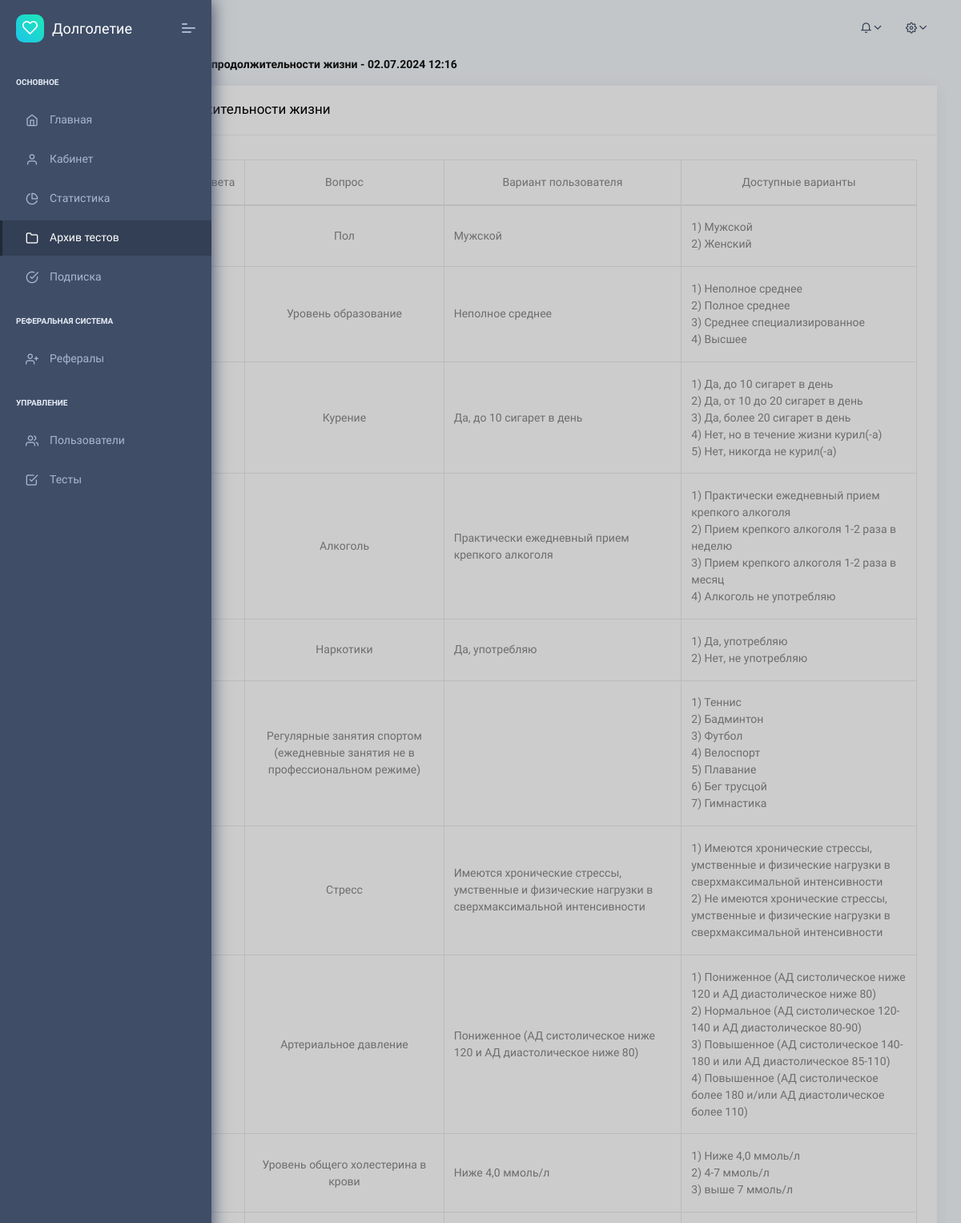
Page /app/quiz/21 (signed in, upper part) on the committed database.
### app/models/user_quiz.py (models this page shows, shortened)
class UserQuiz(BaseModel):
    quiz = models.ForeignKey(Quiz, on_delete=models.SET_NULL, null=True, blank=True, related_name='user_quizzes')
    user = models.ForeignKey(User, on_delete=models.CASCADE, null=True, blank=True, related_name='user_quizzes')
    full_name = models.CharField(max_length=120)
    email = models.EmailField(null=True, blank=True)
    current_age = models.IntegerField(default=0, null=True, blank=True)
    weight = models.IntegerField(default=0, null=True, blank=True)
    height = models.IntegerField(default=0, null=True, blank=True)
    location = models.ForeignKey(
        Location, on_delete=models.SET_NULL, null=True, blank=True, related_name='user_quizzes'
    )
    accuracy = models.DecimalField(max_digits=5, decimal_places=2, default=0, verbose_name='Точность')
    duration = models.DecimalField(max_digits=4, decimal_places=2, default=0, verbose_name='Продолжительность')
    class Meta:
        verbose_name = 'Тест пользователя'
        verbose_name_plural = 'Тесты пользователя'

### app/models/quiz.py (models this page shows, shortened)
class Quiz(BaseModel):
    name = models.CharField(max_length=256)
    class Meta:
        verbose_name = 'Опросник'
        verbose_name_plural = 'Опросники'

class Question(BaseModel):
    class DisplayTypeChoices(models.TextChoices):
        SELECT = 'select', 'Выпадающий список'
        SWITCH = 'switch', 'Переключатель'
    text = models.TextField(verbose_name='Текст')
    quiz = models.ForeignKey(Quiz, on_delete=models.CASCADE, related_name='questions')
    is_required = models.BooleanField(default=False, verbose_name='Обязательное поле')
    is_multiple = models.BooleanField(default=False, verbose_name='Несколько вариантов')
    is_recommendation = models.BooleanField(default=False, verbose_name='Есть ли рекомендация')
    recommendation = models.TextField(null=True, blank=True, verbose_name='Рекомендация')
    display_type = models.CharField(
        max_length=128, choices=DisplayTypeChoices.choices, default=DisplayTypeChoices.SELECT,
        verbose_name='Как показать'
    )
    class Meta:
        verbose_name = 'Вопрос'
        verbose_name_plural = 'Вопросы'

class Answer(BaseModel):
    text = models.TextField()
    question = models.ForeignKey(Question, on_delete=models.CASCADE, related_name='answers')
    duration = models.DecimalField(max_digits=4, decimal_places=2, default=0)
    class Meta:
        verbose_name = 'Вариант'
        verbose_name_plural = 'Варианты'

### app/views/user_quiz.py (the view)
# urls.py: path('quiz/<int:user_quiz_id>', views.quiz_detail, name='quiz_detail'),
@login_required
def quiz_detail(request, user_quiz_id):
    user_quiz = get_object_or_404(UserQuiz, pk=user_quiz_id)
    user_questions_and_answers = {}
    user_answers = user_quiz.user_answers.all()
    user_questions = user_answers.values_list('question_id', flat=True)
    for q in user_questions:
        user_questions_and_answers[q] = user_answers.filter(question_id=q).values_list('answers__text', flat=True)
    quiz = user_quiz.quiz
    quiz_questions = quiz.questions.all()
    data = calculate_life_expectancy(user_quiz)
    return render(request, 'app/user_quiz/detail.html', {
        'user_quiz': user_quiz,
        'user_questions_and_answers': user_questions_and_answers,
        'quiz_questions': quiz_questions,
        'data': data
    })

### app/service/user_quiz.py (called while the page is built)
def _calculate_bmi_duration(weight: int, height: int) -> float:
    height /= 100
    BMI = weight / (height * height)
    BMI = round(BMI, 2)
    if BMI < 25:
        BMI_duration = 0
    elif 25 <= BMI < 30:
        BMI_duration = -2.4
    elif 30 <= BMI < 35:
        BMI_duration = -5.9
    elif 35 <= BMI < 40:
        BMI_duration = -7.8
    else:
        BMI_duration = -9.5
    return BMI_duration

def _generate_random_number(start: float, end: float, step: float) -> float:
    start = Decimal(start)
    end = Decimal(end)
    step = Decimal(step)
    steps = int((end - start) / step)
    random_step = random.randint(0, steps)
    random_number = start + random_step * step
    return float(random_number)

### app/templatetags/general.py (called while the page is built)
@register.filter(name='get_value_for_key')
def get_value_for_key(data, key, default_value=''):
    value = data.get(key, default_value)
    return value

### app/templates/app/user_quiz/detail.html (shortened to what this page needs)
{% extends 'base.html' %}
{% load general %}
{% block name %}
    {{ user_quiz.quiz.name }}
{% endblock %}
{% block breadcrumb %}
    <ul class="breadcrumb">
        <li class="breadcrumb-item">
            <a href="">
            </a>
        </li>
        <li class="breadcrumb-item">
            <a href="{% url 'app:quiz_list' %}">Тесты</a>
        </li>
        <li class="breadcrumb-item">
            <a href="{% url 'app:quiz_list' %}">{{ user_quiz.quiz.name }}
                - {{ user_quiz.created_at|date:'d.m.Y H:i' }}</a>
        </li>
    </ul>
{% endblock %}
{% block content %}
    <table class="table table-responsive-md table-bordered text-center">
        <thead>
        <tr>
            <td>№</td>
            <td>Наличие ответа</td>
            <td>Вопрос</td>
            <td>Вариант пользователя</td>
            <td>Доступные варианты</td>
        </tr>
        </thead>
        <tbody>
        {% for question in quiz_questions %}
            <tr>
                <td class="align-middle">{{ forloop.counter }}</td>
                <td class="align-middle">
                </td>
                <td class="align-middle" style="white-space: normal">{{ question.text }}</td>
                <td class="align-middle text-left" style="white-space: normal">
                    {% if question.id in user_questions_and_answers %}
                        {% for answer in user_questions_and_answers|get_value_for_key:question.id %}
                            {{ answer }}<br>
                        {% endfor %}
                    {% endif %}
                </td>
                <td class="align-middle text-left" style="white-space: normal">
                    <div>
                        {% for answer in question.answers.all %}
                            {{ forloop.counter }}) {{ answer.text }}<br>
                        {% endfor %}
                    </div>
                </td>
            </tr>
        {% endfor %}
        </tbody>
    </table>
{% endblock %}

### rows in the picture
UserQuiz: quiz.name "Расчет продолжительности жизни", created_at "02.07.2024 12:16"
Question: text "Пол", user_questions_and_answers "Мужской"
Answer: text "Мужской"
Answer: text "Женский"
Question: text "Уровень образование", user_questions_and_answers "Неполное среднее"
Answer: text "Неполное среднее"
Answer: text "Полное среднее"
Answer: text "Среднее специализированное"
Answer: text "Высшее"
Question: text "Курение", user_questions_and_answers "Да, до 10 сигарет в день"
Answer: text "Да, до 10 сигарет в день"
Answer: text "Да, от 10 до 20 сигарет в день"
Answer: text "Да, более 20 сигарет в день"
Answer: text "Нет, но в течение жизни курил(-а)"
Answer: text "Нет, никогда не курил(-а)"
Question: text "Алкоголь", user_questions_and_answers "Практически ежедневный прием крепкого алкоголя"
Answer: text "Практически ежедневный прием крепкого алкоголя"
Answer: text "Прием крепкого алкоголя 1-2 раза в неделю"
Answer: text "Прием крепкого алкоголя 1-2 раза в месяц"
Answer: text "Алкоголь не употребляю"
Question: text "Наркотики", user_questions_and_answers "Да, употребляю"
Answer: text "Да, употребляю"
Answer: text "Нет, не употребляю"
Question: text "Регулярные занятия спортом (ежедневные занятия не в профессиональном режиме)"
Answer: text "Теннис"
Answer: text "Бадминтон"
Answer: text "Футбол"
Answer: text "Велоспорт"
Answer: text "Плавание"
Answer: text "Бег трусцой"
Answer: text "Гимнастика"
Question: text "Стресс", user_questions_and_answers "Имеются хронические стрессы, умственные и физические нагрузки в сверхмаксимальной интенсивности"
Answer: text "Имеются хронические стрессы, умственные и физические нагрузки в сверхмаксимальной интенсивности"
Answer: text "Не имеются хронические стрессы, умственные и физические нагрузки в сверхмаксимальной интенсивности"
Question: text "Артериальное давление", user_questions_and_answers "Пониженное (АД систолическое ниже 120 и АД диастолическое ниже 80)"
Answer: text "Пониженное (АД систолическое ниже 120 и АД диастолическое ниже 80)"
Answer: text "Нормальное (АД систолическое 120-140 и АД диастолическое 80-90)"
Answer: text "Повышенное (АД систолическое 140-180 и или АД диастолическое 85-110)"
Answer: text "Повышенное (АД систолическое более 180 и/или АД диастолическое более 110)"
Question: text "Уровень общего холестерина в крови", user_questions_and_answers "Ниже 4,0 ммоль/л"
Answer: text "Ниже 4,0 ммоль/л"
Answer: text "4-7 ммоль/л"
Answer: text "выше 7 ммоль/л"
